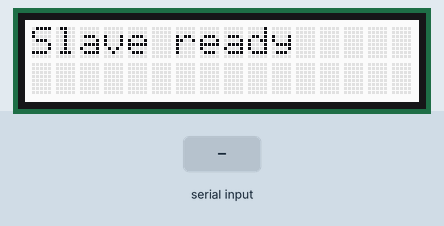
Bench run of a program on a simulated Arduino Uno, built with avr-gcc and run on an emulated ATmega328P. Parts: 16×2 character LCD. The inputs (shaded band) are chosen by the test bench. What the program prints to the serial monitor is not drawn.

Above: at 2.2 s.
2.3 s: "1" received over the second serial link
At 3.5 s:
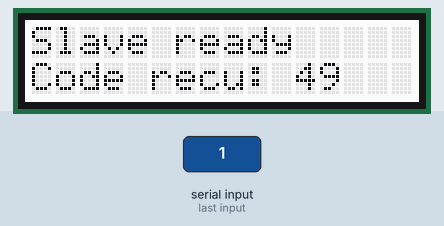
3.8 s: "0" received over the second serial link
5.3 s: "2" received over the second serial link
At 6.0 s:
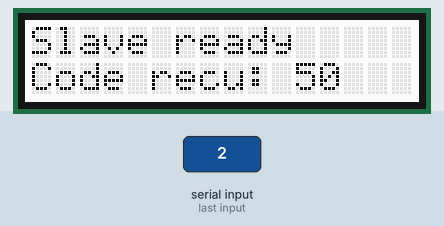
Timing chart, 0 to 8.3 s (numbered marks = the images above; inputs shaded):
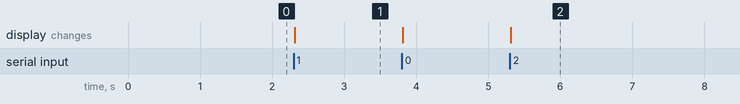

Measured:
- after the input at 2.3 s, the display: changes at once (image 1)
- after the input at 5.3 s, the display: changes at once (image 2)

The program:

main.cpp
```cpp
#include <Arduino.h>
/*
    Simulation d'un système d'alarme UNO, qui envoie des événements
    à une centrale de controle (MEGA) via le protocole UART.

    Le UNO est connecté par son port D8 au port UART2 du MEGA.

    Étant donné que le UNO n'a qu'un seul port UART et qu'il est utilisé
    pour déboger l'application, la librairie 'SoftwareSerial' est utilisée
    pour simuler un port UART à partir d'une GPIO.

*/

#include <SoftwareSerial.h>
#include "code.alarme.h"
#include "rgb_lcd.h"
#include "Streaming.h"

rgb_lcd lcd;

// Le RX du UNO doit être connecté au TX du MEGA et TX -> RX
// Il faut donc inverser les signaux:
SoftwareSerial mySerial(5, 6); // RX, TX

codesAlarme unCodeAlarme = evenement_systeme_enligne;

void setup() {
  Serial.begin(9600);
  while (!Serial) {
    ; // S'assurer que le port serie est pret.  Ceci n'est pas requis pour un SoftwareSerial.
  }
  Serial.println("Demarrage du systeme d'alarme...");
  lcd.begin(16,2);
  lcd.print("Slave ready");
  // Initialiser le port serie 'SoftwareSerial'
  mySerial.begin(9600);

  // Envoyer l'état du système d'alarme à la centrale (Mega)
  //mySerial.write(unCodeAlarme); // Attention, pour envoyer un seul octet (Byte), il faut utiliser la méthode write et non pas print.
  delay(1000);
}

void loop() {
   codesAlarme code;
  if (mySerial.available()) {
    code = mySerial.read();
    // afficher la valeur du byte reçu
    Serial.print("\nCode = "); Serial.print(code, DEC); Serial.println("");
    lcd.setCursor(0, 1);
    lcd << "Code recu: " << code;
    // Tester les événements du système d'alarme
    if (code == evenement_systeme_enligne) Serial.print("Systeme client en ligne !");
    if (code == evenement_dectection_mouvement) Serial.print("DANGER: Il y a intrusion ....");

  }
}
```

code.alarme.h
```cpp
/*
    Fichier:  code.alarme.h
    Auteur:   Alain Boudreault
    Date:     2021.11.21
    ---------------------------------------------------------
    Description:  Définir un type enum à utiliser pour les
                  différents états du système d'alarme.

                  Note: Inclure ce fichier dans le dossier de
                        votre projet.

                        Puis, programmer la syntaxe suivante
                        pour utiliser ce type:

                        codesAlarme code;
                        ...
                        code = evenement_systeme_enligne;
    ---------------------------------------------------------
    M-A-J: 2022.11.11 A.B. - Ajout de 'evenement_nb_codes'
    ---------------------------------------------------------
*/

// S'assurer que ce fichier ne sera inclus qu'une seule fois lors de la compilation du projet
#ifndef LES_CODES_ERREUR_H
#define LES_CODES_ERREUR_H
enum codesAlarme {
  evenement_temperature_depassee,
  evenement_dectection_mouvement,
  evenement_code_invalide,
  evenement_code_valide,
  evenement_alarme_active,
  evenement_alarme_inactive,
  evenement_systeme_enligne,
  evenement_nb_codes
};

#endif // LES_CODES_ERREUR_H_ _
```
